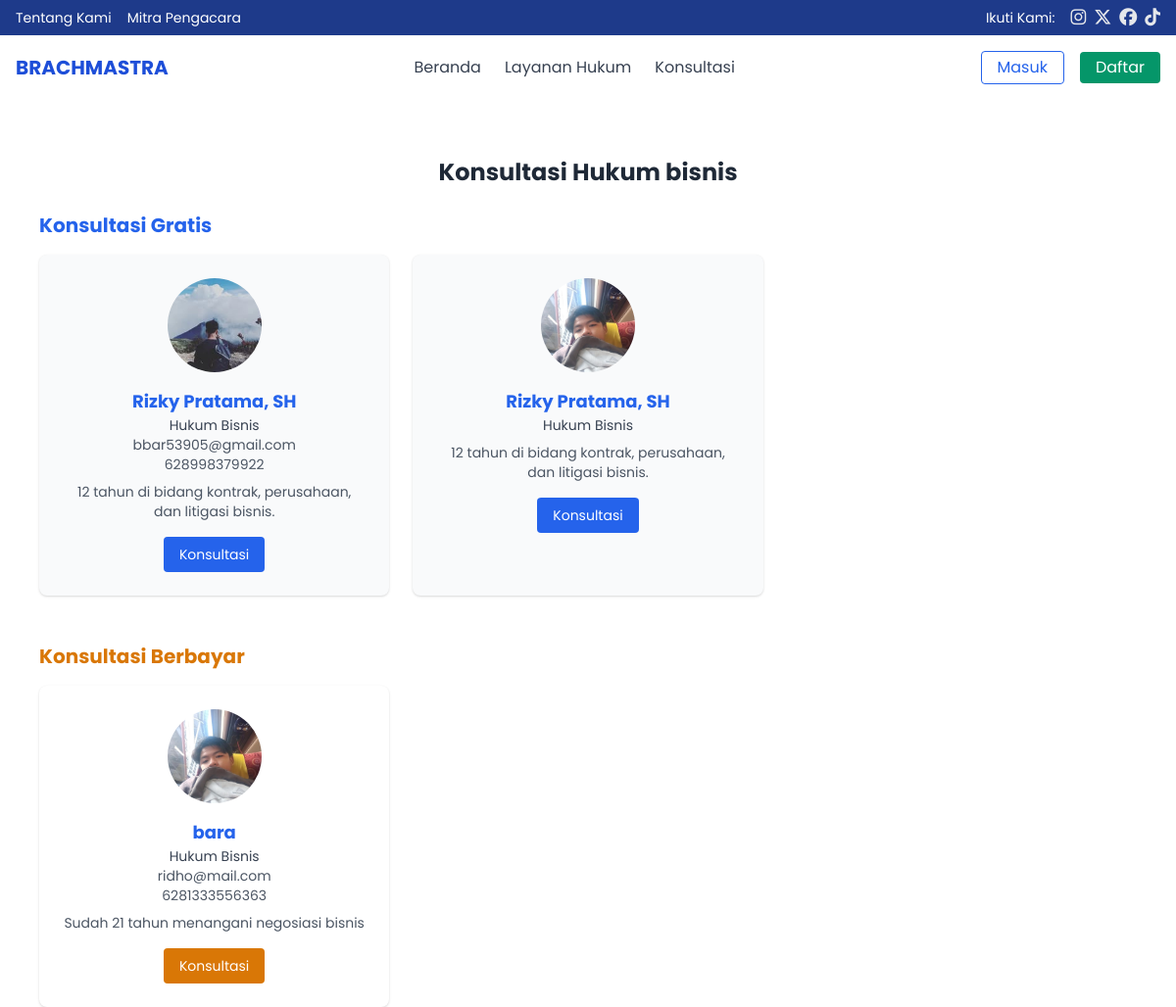
The app's page /Jalurhukum/bisnis/Konsultasi-bisnis.php with its own data.
### tables this page shows
CREATE TABLE `pengacara` (
  `id` int NOT NULL,
  `nama` varchar(100) DEFAULT NULL,
  `foto` longtext,
  `spesialis` varchar(100) DEFAULT NULL,
  `harga_konsultasi` int NOT NULL DEFAULT '0',
  `email` varchar(100) DEFAULT NULL,
  `telepon` varchar(20) DEFAULT NULL,
  `deskripsi` text,
  `pendidikan` varchar(255) DEFAULT NULL,
  `tipe_konsultasi` enum('gratis','berbayar') NOT NULL DEFAULT 'gratis'
);

### Jalurhukum/bisnis/Konsultasi-bisnis.php (the view, shortened to what this page needs)
<?php
include __DIR__ . '/../../db.php';
$queryGratis = "SELECT * FROM pengacara WHERE spesialis = 'Hukum bisnis' AND tipe_konsultasi = 'gratis'";
$queryBerbayar = "SELECT * FROM pengacara WHERE spesialis = 'Hukum bisnis' AND tipe_konsultasi = 'berbayar'";
$resultGratis = $conn->query($queryGratis);
$resultBerbayar = $conn->query($queryBerbayar);
?>
<head>
    <?php include '../../includes/header.php'; ?>
</head>
<div class="mt-12 px-4 max-w-6xl mx-auto">
  <h2 class="text-2xl font-bold mb-6 text-center">Konsultasi Hukum bisnis</h2>
  <h3 class="text-xl font-bold text-blue-600 mb-4">Konsultasi Gratis</h3>
  <div class="grid grid-cols-1 sm:grid-cols-2 lg:grid-cols-3 gap-6 mb-12">
    <?php if ($resultGratis && $resultGratis->num_rows > 0): ?>
      <?php while ($row = $resultGratis->fetch_assoc()): ?>
        <?php
        $fotoPath = $row['foto'];
        if (!str_starts_with($fotoPath, 'uploads/') && !str_starts_with($fotoPath, '../uploads/')) {
            $fotoPath = '../../uploads/' . $fotoPath;
        } elseif (str_starts_with($fotoPath, 'uploads/')) {
            $fotoPath = '../../' . $fotoPath;
        }
        ?>
        <div class="bg-gray-50 rounded-lg shadow p-6 flex flex-col items-center">
          <img src="<?= htmlspecialchars($fotoPath) ?>"
               alt="<?= htmlspecialchars($row['nama']) ?>"
               class="w-24 h-24 object-cover rounded-full mb-4">
          <h3 class="text-lg font-bold text-blue-600"><?= htmlspecialchars($row['nama']) ?></h3>
          <p class="text-sm text-gray-700"><?= htmlspecialchars($row['spesialis']) ?></p>
          <p class="text-sm text-gray-600"><?= htmlspecialchars($row['email'] ?? '-') ?></p>
          <p class="text-sm text-gray-600"><?= htmlspecialchars($row['telepon'] ?? '-') ?></p>
          <p class="text-center text-gray-600 text-sm mt-2 mb-4">
            <?= htmlspecialchars($row['deskripsi']) ?>
          </p>
         <a href="../../popup-konsultasi.php?id=<?= $row['id'] ?>&from=bisnis"
   class="bg-blue-600 text-white px-4 py-2 rounded hover:bg-blue-700 text-sm">
   Konsultasi
</a>
        </div>
      <?php endwhile; ?>
    <?php else: ?>
      <p class="col-span-full text-gray-500 text-center">Belum ada pengacara gratis.</p>
    <?php endif; ?>
  </div>
  <h3 class="text-xl font-bold text-yellow-600 mb-4">Konsultasi Berbayar</h3>
  <div class="grid grid-cols-1 sm:grid-cols-2 lg:grid-cols-3 gap-6">
    <?php if ($resultBerbayar && $resultBerbayar->num_rows > 0): ?>
      <?php while ($row = $resultBerbayar->fetch_assoc()): ?>
        <?php
        $fotoPath = $row['foto'];
        if (!str_starts_with($fotoPath, 'uploads/') && !str_starts_with($fotoPath, '../uploads/')) {
            $fotoPath = '../../uploads/' . $fotoPath;
        } elseif (str_starts_with($fotoPath, 'uploads/')) {
            $fotoPath = '../../' . $fotoPath;
        }
        ?>
        <div class="bg-white rounded-lg shadow p-6 flex flex-col items-center">
          <img src="<?= htmlspecialchars($fotoPath) ?>"
               alt="<?= htmlspecialchars($row['nama']) ?>"
               class="w-24 h-24 object-cover rounded-full mb-4">
          <h3 class="text-lg font-bold text-blue-600"><?= htmlspecialchars($row['nama']) ?></h3>
          <p class="text-sm text-gray-700"><?= htmlspecialchars($row['spesialis']) ?></p>
          <p class="text-sm text-gray-600"><?= htmlspecialchars($row['email'] ?? '-') ?></p>
          <p class="text-sm text-gray-600"><?= htmlspecialchars($row['telepon'] ?? '-') ?></p>
          <p class="text-center text-gray-600 text-sm mt-2 mb-4">
            <?= htmlspecialchars($row['deskripsi']) ?>
          </p>
        <a href="../../popup-konsultasi.php?id=<?= $row['id'] ?>&from=bisnis"
   class="bg-yellow-600 text-white px-4 py-2 rounded hover:bg-yellow-700 text-sm">
   Konsultasi
</a>
        </div>
      <?php endwhile; ?>
    <?php else: ?>
      <p class="col-span-full text-gray-500 text-center">Belum ada pengacara berbayar.</p>
    <?php endif; ?>
  </div>
</div>

### includes/header.php (style rules this page uses)
body { font-family: 'Poppins', sans-serif; }

### records on screen
pengacara: shows a picture, nama "Rizky Pratama, SH", spesialis "Hukum Bisnis", email "bbar53905@gmail.com", telepon "628998379922", deskripsi "12 tahun di bidang kontrak, perusahaan, dan litigasi bisnis."
pengacara: shows a picture, nama "Rizky Pratama, SH", spesialis "Hukum Bisnis", deskripsi "12 tahun di bidang kontrak, perusahaan, dan litigasi bisnis."
pengacara: nama "bara", spesialis "Hukum Bisnis", email "ridho@mail.com", telepon "6281333556363", deskripsi "Sudah 21 tahun menangani negosiasi bisnis"
